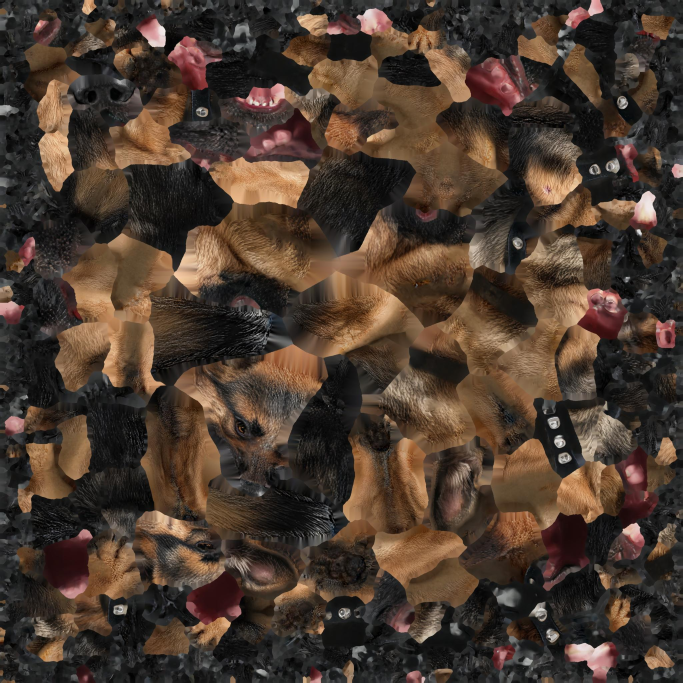
#> input picture assets/characters/attack_dog/attack_dog_Color_d7e633c3-0d35-4d91-9516-4ce9673f8fbe.jpg, 2048 x 2048 px, given in place of k_dog_Color_d7e633c3-0d35-4d91-9516-4ce9673f8fbe.jpg_orm.png, which was not available (shown at 1/3 size)
$ python -i build_regions.py   (imports and definitions only)
#> lines starting #> are read from the running program, lines starting #| are printed output that depends on the picture; after the words box and inside, x2 and y2 are one past the last pixel; in counts of white or black regions, pixels touching at a corner belong together
#!/usr/bin/env python3
"""Region masks for the colour customizer (docs/design.md §3.7).

The operative and the first-person arms are baked to one texture set each, so the game can't tell a plate
from the weave by material any more. This writes `<name>_regions.png` next to each set: one byte per texel,
the paint channel it belongs to (BodyColors.SUIT_CHANNELS index + 1; 0 = leave alone). The paint shader
(src/body/suit_paint.gdshader) reads it unfiltered and recolours each channel.

How a texel is classified:
- what it is, from the baked ORM and emission maps: each source material has its own roughness/metallic
  (operative: weave 0.60, plate 0.34, sole 0.88, seal 0.45, trim metal 0.95, visor rough 0.04; arms: hand shell
  0.22, forearm shell 0.33, chassis metal 0.44, joints metal 0.28, pads 0.62, weave 0.86), lights are whatever glows;
- where it is, from the mesh: every triangle is drawn into UV space tagged with its mesh (suit or helmet) and
  the bone that moves it most (torso, arms, hands, legs, boots).

Rerun after the operative or the arms are rebuilt:
  python3 tools/colors/build_regions.py
It also writes each PNG's .import (lossless, no mipmaps, never VRAM-compressed: the bytes are ids).
"""
import base64
import json
import os
import struct

import numpy as np
from PIL import Image

ROOT = os.path.abspath(os.path.join(os.path.dirname(__file__), "..", ".."))
SIZE = 1024
# BodyColors.SUIT_CHANNELS order (+1).
HELMET, VISOR, UNDERSUIT, TORSO, ARMS, HANDS, LEGS, BOOTS, TRIM, LIGHTS = range(1, 11)
BONE_REGION = [("hand", HANDS), ("finger", HANDS), ("upper_arm", ARMS), ("forearm", ARMS), ("thigh", LEGS), ("shin", LEGS),
               ("foot", BOOTS), ("toe", BOOTS)]

IMPORT = """[remap]

importer="texture"
type="CompressedTexture2D"
uid="{uid}"
path="res://.godot/imported/{file}-{hash}.ctex"
metadata={{
"vram_texture": false
}}

[deps]

source_file="res://{res}"
dest_files=["res://.godot/imported/{file}-{hash}.ctex"]

[params]

compress/mode=0
compress/high_quality=false
compress/lossy_quality=0.7
compress/uastc_level=0
compress/rdo_quality_loss=0.0
compress/hdr_compression=1
compress/normal_map=2
compress/channel_pack=0
mipmaps/generate=false
mipmaps/limit=-1
roughness/mode=0
roughness/src_normal=""
process/channel_remap/red=0
process/channel_remap/green=1
process/channel_remap/blue=2
process/channel_remap/alpha=3
process/fix_alpha_border=false
process/premult_alpha=false
process/normal_map_invert_y=false
process/hdr_as_srgb=false
process/hdr_clamp_exposure=false
process/size_limit=0
detect_3d/compress_to=0
"""


class Gltf:
    # [60 lines left out: functions __init__, acc, raster, dilate, not called in this run]


def load(path, size):
#> called with size = 1024
    im = Image.open(path).convert("RGB").resize((size, size), Image.NEAREST)
    return np.asarray(im).astype(np.float32) / 255.0


def write(name, mask, tex_dir):
    out = os.path.join(tex_dir, name + "_regions.png")
    Image.fromarray(mask.astype(np.uint8), "L").save(out, optimize=True)
    res = os.path.relpath(out, ROOT).replace(os.sep, "/")
    imp = out + ".import"
    uid, hsh = None, None
    if os.path.exists(imp):
        for line in open(imp):
            if line.startswith("uid="):
                uid = line.split('"')[1]
            if line.startswith("path=") and ".ctex" in line:
                hsh = line.split("-")[-1].split(".ctex")[0]
    if uid is None:
        import hashlib
        import random
        rnd = random.Random(res)
        uid = "uid://" + "".join(rnd.choice("abcdefghijklmnopqrstuvwxyz0123456789") for _ in range(13))
        hsh = hashlib.md5(("res://" + res).encode()).hexdigest()
    open(imp, "w").write(IMPORT.format(uid=uid, file=os.path.basename(out), hash=hsh, res=res))
    counts = {int(k): int(v) for k, v in zip(*np.unique(mask, return_counts=True))}
    print(name, counts)


# [49 lines left out: function operative, not called in this run]


def arms(name):
    base = os.path.join(ROOT, "assets", "characters", name)
    tex = os.path.join(base, "textures")
    orm = load(os.path.join(tex, name + "_orm.png"), SIZE)
    em = load(os.path.join(tex, name + "_emission.png"), SIZE)
#> call 2 of load, with size = 1024
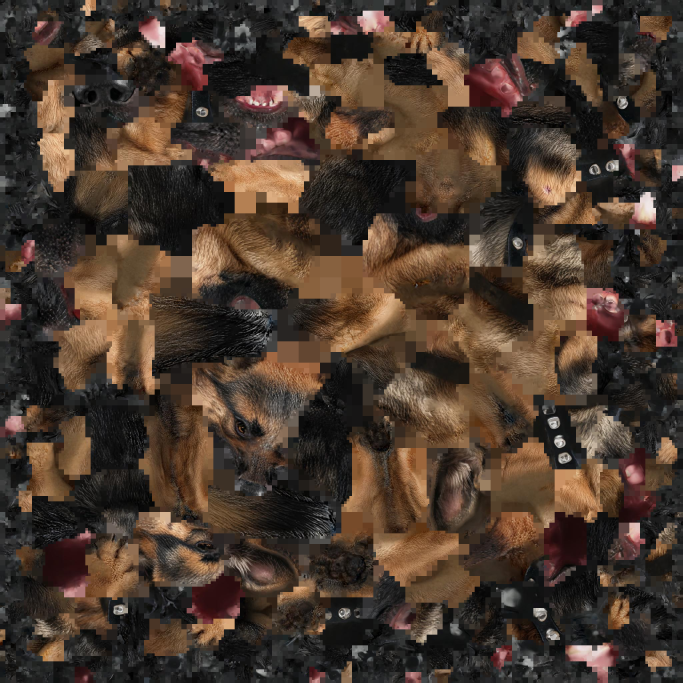
#> input picture assets/characters/attack_dog/attack_dog_Color_d7e633c3-0d35-4d91-9516-4ce9673f8fbe.png, 2048 x 2048 px, given in place of _Color_d7e633c3-0d35-4d91-9516-4ce9673f8fbe.jpg_emission.png, which was not available (shown at 1/3 size)
    rough, metal = orm[..., 1], orm[..., 2]
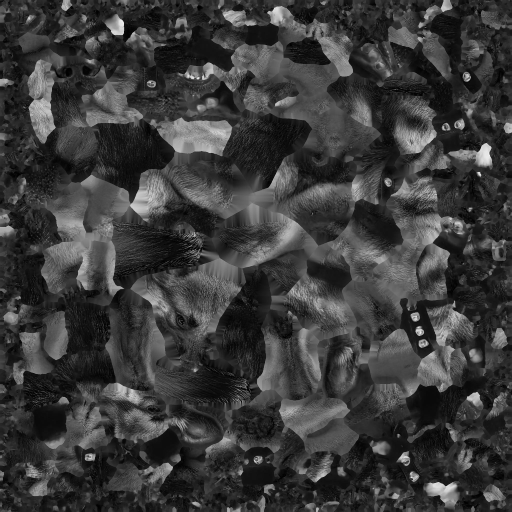
#> rough: shape (1024, 1024) float32 (shown at 1/2 size); min 0, max 1, mean 0.23
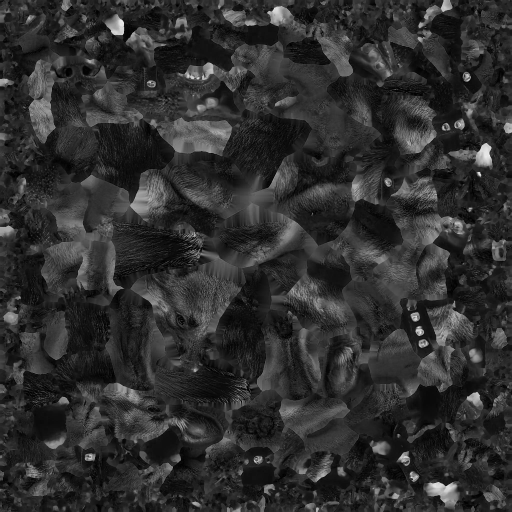
#> metal: shape (1024, 1024) float32 (shown at 1/2 size); min 0, max 0.992, mean 0.184
    used = (rough > 0.02) | (metal > 0.02)
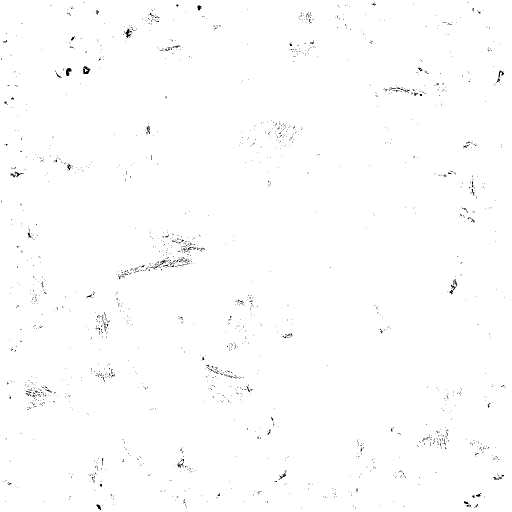
#> used: shape (1024, 1024) bool (shown at 1/2 size); 99.4% white; black in thin lines or dots
    mask = np.zeros((SIZE, SIZE), np.uint8)
    # The prosthetic arms (raw_assets/_lib/prosthetic.py SPEC): bright metal joints and rubber pads keep their look.
    dielectric = used & (metal < 0.5)
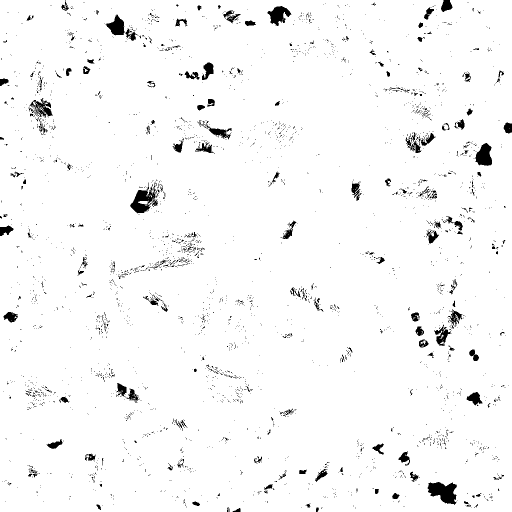
#> dielectric: shape (1024, 1024) bool (shown at 1/2 size); 96.9% white; 3066 black regions (2877 under 20 px), largest, box (x1, y1, x2, y2) and area: (855, 964, 914, 1010) 1709, (260, 365, 316, 427) 1543, (951, 286, 984, 332) 1074
    mask[dielectric & (rough < 0.27)] = HANDS                        # hand shells
    mask[dielectric & (rough >= 0.27) & (rough < 0.45)] = ARMS       # forearm shells
    mask[used & (metal >= 0.5) & (rough >= 0.38)] = TRIM             # dark chassis, collars
    mask[dielectric & (rough >= 0.75)] = UNDERSUIT                   # weave: wrist neck, sleeve
    mask[em.max(-1) > 0.08] = LIGHTS
    write(name, mask, tex)
#> in write, `Image.fromarray(mask.astype(np.uint8), "L").save(out, optimize=True)`:
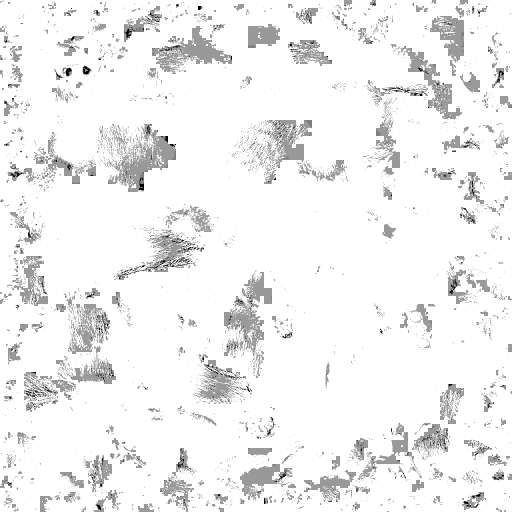
#> saved as attack_dog_Color_d7e633c3-0d35-4d91-9516-4ce9673f8fbe.jpg_regions.png: PIL image 1024x1024 L (shown at 1/2 size); min 0, max 10, mean 9.45; drawn with min black and max white


# [5 lines not run here, left out]

>>> result = arms('../../assets/characters/attack_dog/attack_dog_Color_d7e633c3-0d35-4d91-9516-4ce9673f8fbe.jpg')
